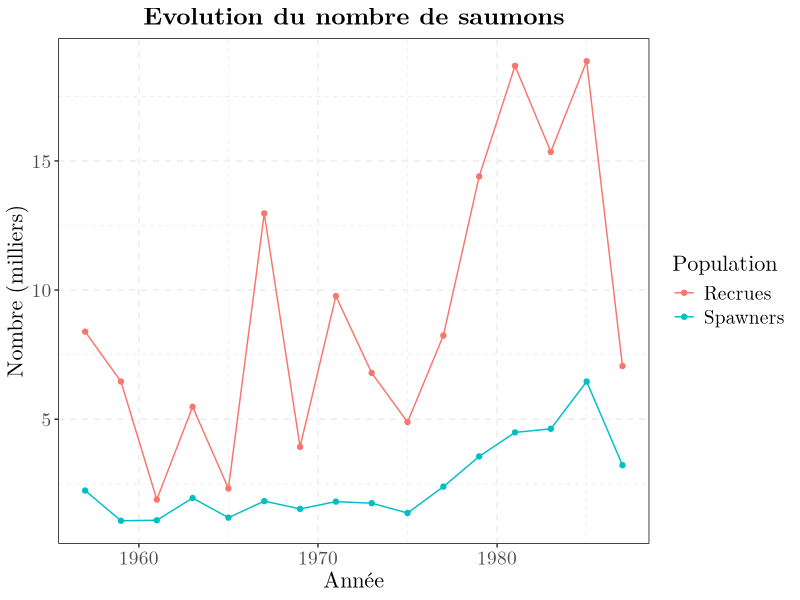
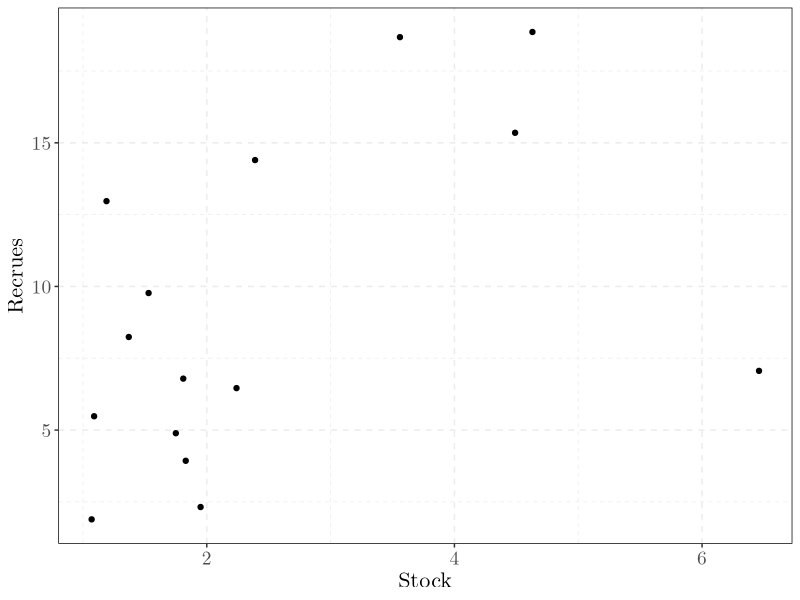
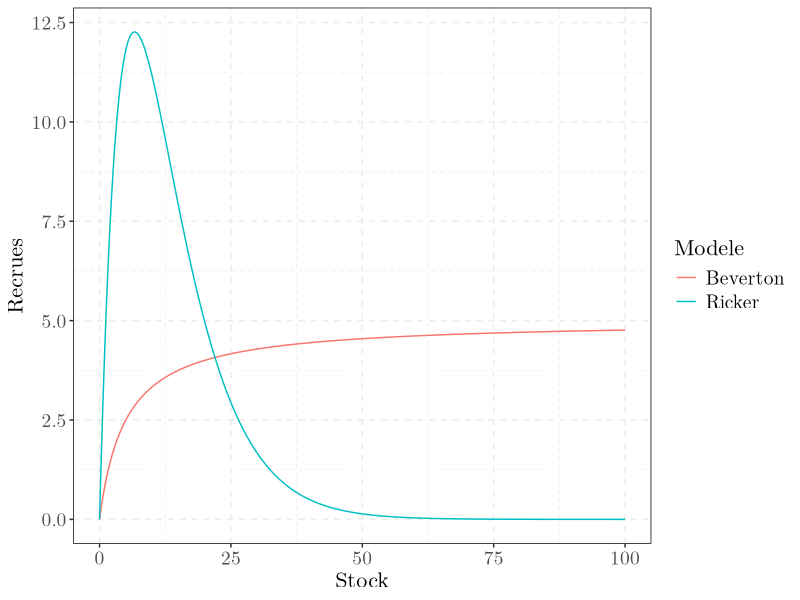
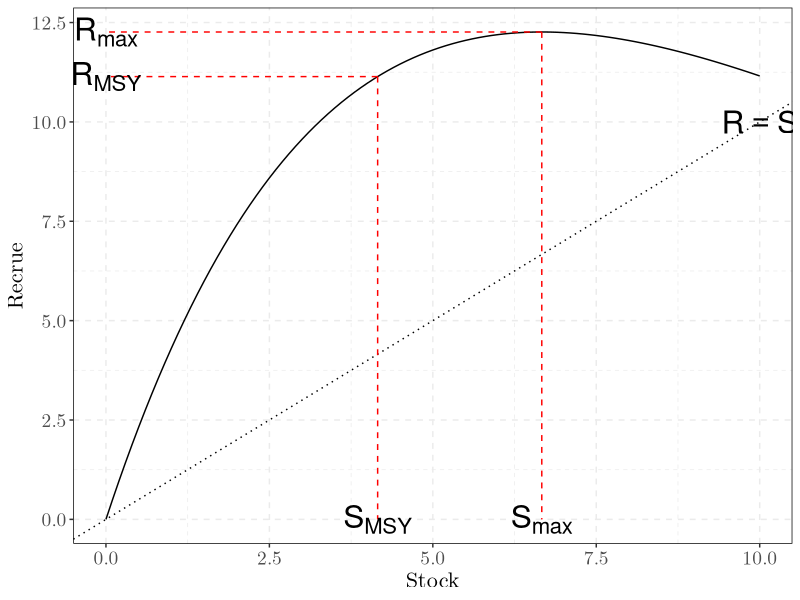

Recreate these plots in R, in order.
## ---- chunk 1
fig_height <- 8
knitr::opts_chunk$set(echo = FALSE, fig.height = fig_height, 
                      fig.width = 4/3 * fig_height,
                      comment = NA)
## ---- chunk 2
library(tidyverse)
## ---- chunk 3
# Joli thème pour les figures
theme_set(theme_bw() +
            theme(
              panel.border = element_rect(colour = "black", 
                                          fill = rgb(0, 0, 0, 0)),
              panel.grid = element_line(linetype = 2),
              # plot.background = element_rect(fill = "white"),# bg around panel
              legend.background = element_blank(), 
              text = element_text(family = "LM Roman 10", size = 14),
              axis.title = element_text(size = 16),
              legend.text = element_text(size = 14),
              legend.title = element_text(size = 16),
              axis.text = element_text(size = 14),
              plot.subtitle = element_text(hjust = 0.5, size = 16),
              strip.background = element_rect(fill = "lightgoldenrod1"),
              plot.title = element_text(face = "bold", size = 18, hjust = 0.5)))
## ---- chunk 4
donnees <-read.csv(file="fraseriverdata.csv",
                   header = T, sep = ';', dec = ',')
knitr::kable(donnees)
## ---- chunk 5
donnees %>% 
  select(year, spawners, total.run) %>% 
  rename(Spawners = spawners, Recrues = total.run) %>% 
  gather(-year, key = "Population", value = "Nombre") %>% 
  ggplot() + # Donnees représentées
  aes(x = year, y = Nombre, color = Population) +
  geom_line() +
  geom_point() +
  labs(x = "Année", y = "Nombre (milliers)", 
       title = "Evolution du nombre de saumons")
## ---- chunk 6
nb_annees <- nrow(donnees) # Nombre d'années
stock_recrues <- tibble(Recrues = donnees$total.run[-1],
                        Stock = donnees$spawners[-nb_annees])
ggplot(stock_recrues) +
  aes(x = Stock, y = Recrues) +
  geom_point()
## ---- chunk 7
ricker <- function(stock, alpha, beta){
  recrues <- alpha * stock * exp(-beta * stock)
  return(recrues)
}
beverton <- function(stock, alpha, beta){
  recrues <- alpha * stock / (beta + stock)
}
## ---- chunk 8
alpha_ricker <- 5; beta_ricker <- 0.15
alpha_beverton <- alpha_ricker; beta_beverton <- 5
## ---- chunk 9

stock <- seq(0, 100, length.out = 1001)
tibble(Stock = stock) %>% 
  mutate(Ricker = ricker(Stock, alpha_ricker, beta_ricker),
         Beverton = beverton(Stock, alpha_beverton, beta_beverton)) %>% 
  gather(-Stock, key = "Modele", value = "Recrues") %>% 
  ggplot(aes(x = Stock, y = Recrues, col = Modele)) +
  geom_line()
## ---- chunk 10
table_indicateurs <- tibble(Stock = c(1,
                                      0.5 * log(alpha_ricker) - 
                                        0.07 * log(alpha_ricker)^2) / beta_ricker) %>%
  mutate(Recrue = ricker(Stock, alpha_ricker, beta_ricker))

tibble(Stock = seq(0, 10, length.out = 101)) %>% 
  mutate(Recrue = ricker(Stock, alpha_ricker, beta_ricker)) %>% 
  ggplot(aes(x = Stock, y = Recrue)) +
  geom_line() +
  geom_abline(slope = 1, intercept = 0, linetype = 3) +
  geom_segment(data = table_indicateurs, 
               aes(xend = Stock), yend = 0, linetype = 2, col = "red") + 
  geom_segment(data = table_indicateurs, 
               aes(yend = Recrue), xend = 0, linetype = 2, col = "red") +
  annotate("text", 
           x = c(0, 0, table_indicateurs$Stock, 10), 
           y = c(table_indicateurs$Recrue, 0, 0, 10), 
           label = c(expression(R[max]), expression(R[MSY]),
                     expression(S[max]), expression(S[MSY]),
                     expression(R==S)), size = 8) 
